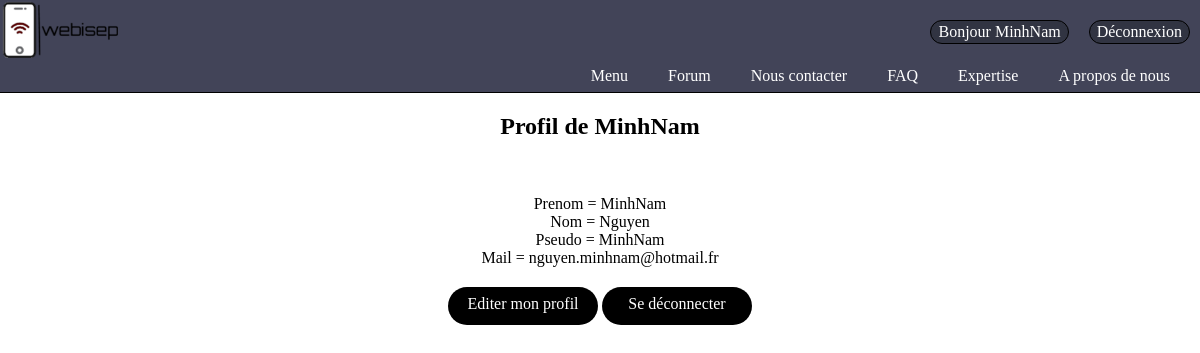
Screenshot of /index.php?action=profil (signed in) with the database file from the repository.
### tables this page shows
CREATE TABLE IF NOT EXISTS `membres` (
  `id` int(11) NOT NULL AUTO_INCREMENT,
  `pseudo` varchar(255) NOT NULL,
  `mail` varchar(255) NOT NULL,
  `motdepasse` text NOT NULL,
  `confirmkey` varchar(255) NOT NULL,
  `confirme` int(1) NOT NULL DEFAULT '0',
  `nom` varchar(255) NOT NULL,
  `prenom` varchar(255) NOT NULL,
  `adresse` text NOT NULL,
  `codepostal` int(11) NOT NULL,
  `ville` text NOT NULL,
  `admin` int(11) NOT NULL DEFAULT '0',
  PRIMARY KEY (`id`)
);

### controllers/controller.php (called while the page is built, shortened)
<?php
function profil (){
	include "views/profil.php";
}
?>

### views/profil.php (the view, shortened to what this page needs)
<?php include("General.php");
$bdd = new PDO("mysql:host=localhost;dbname=espace_membre",'root','');
if(isset($_SESSION['id']) AND $_SESSION['id']>0)
{
	$getid = intval($_SESSION['id']);
	$requser = $bdd->prepare('SELECT * FROM membres WHERE id = ?');
	$requser->execute(array($getid));
	$userinfo = $requser->fetch();
?>
<html>
	<head>
		<link rel="stylesheet" href="design/profil.css" />
	</head>
	<body>
		<div align="center">
			<h2>Profil de <?php echo $userinfo ['pseudo']; ?></h2>
			<br /><br />
			Prenom = <?php echo $userinfo ['prenom']; ?>
			<br />
			Nom = <?php echo $userinfo ['nom']; ?>
			<br />
			Pseudo = <?php echo $userinfo ['pseudo']; ?>
			<br />
			Mail = <?php echo $userinfo ['mail']; ?>
			<br />
		<?php
		if(isset($_SESSION['id']) AND $userinfo['id']==$_SESSION['id'])
		{
			?>
			<a class="lien" href="index.php?action=editionprofil"> Editer mon profil </a>
			<a class="lien" href="index.php?action=deconnexion"> Se déconnecter </a>
			<?php
		}
		?>
		</div>
	</body>
</html>
<?php
}
else{
	header("Location:index.php?action=inscription");
}
?>

### design/profil.css (style rules this page uses)
.lien { text-decoration: none; display: inline-block; background-color: black; color: white; margin-right: auto; margin-left: auto; width: 150px; height: 30px; border-radius: 50px; margin-top: 20px; padding-top: 8px; }

### rows the page displays
membres: pseudo "MinhNam", prenom "MinhNam", nom "Nguyen", mail "nguyen.minhnam@hotmail.fr"

### other values shown
$_SESSION['pseudo'] "MinhNam"
